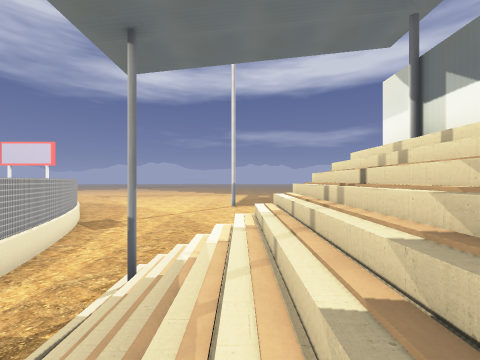
[1] (above)

24 first-person views from a walk through a level from a Godot 3-D game. The camera is 1.4 m above the floor, looks level and sees 90° across. The floor is counted in squares, 2 m on a side. Each view is taken from the middle of a square. On the plan, view 1 faces up. The plan holds only what a view shows up to about 9 squares ahead; the rest is blank. The place goes on beyond the plan. Some surface patterns are stand-ins.

[2]
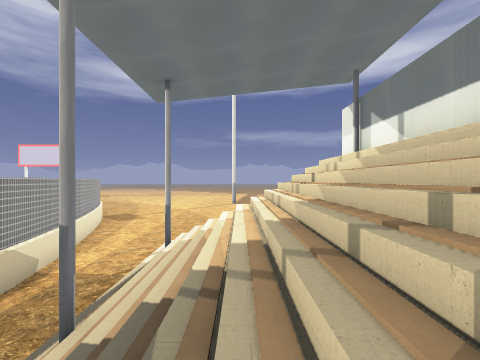

[3]
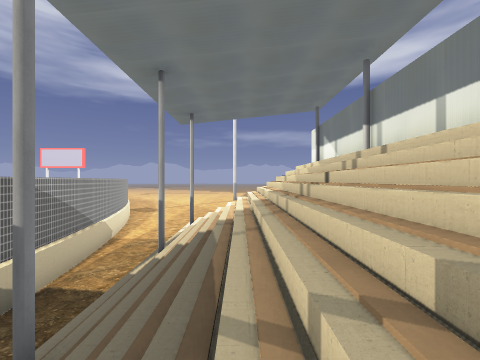

[4]
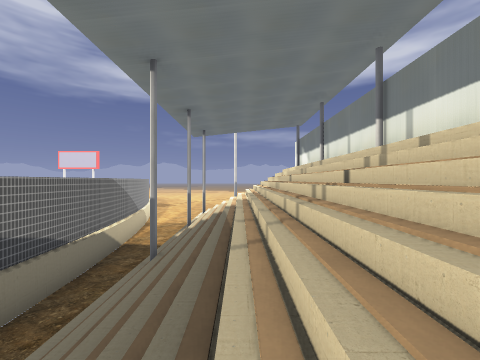

[5]
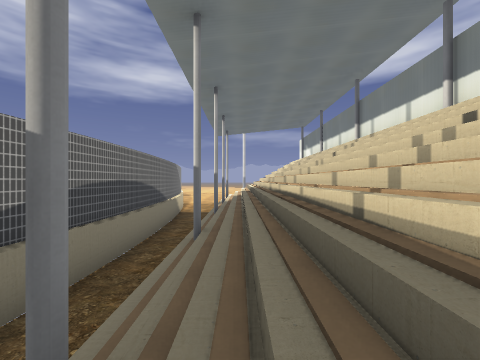

[6]
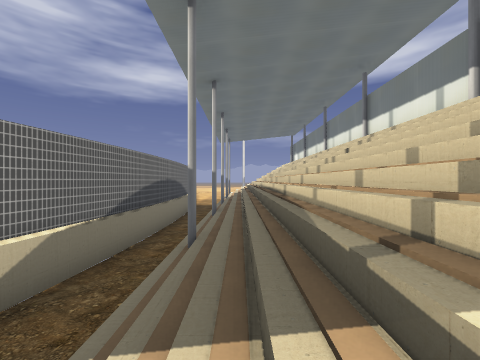

[7]
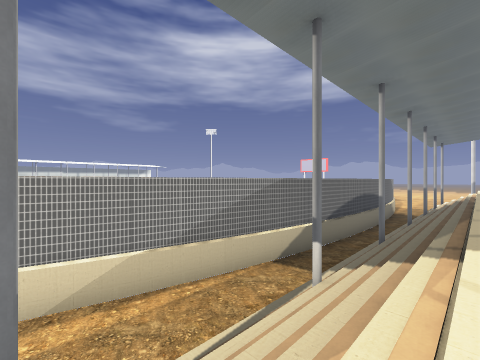

[8]
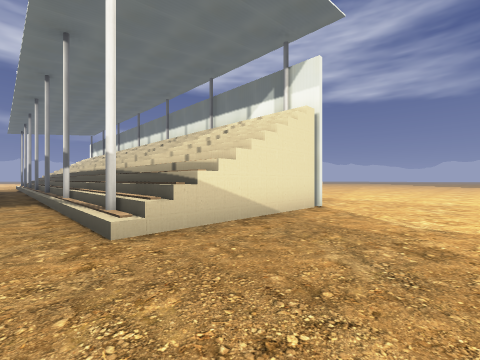

[9]
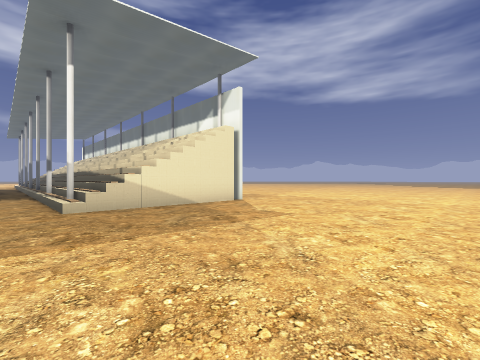

[10]
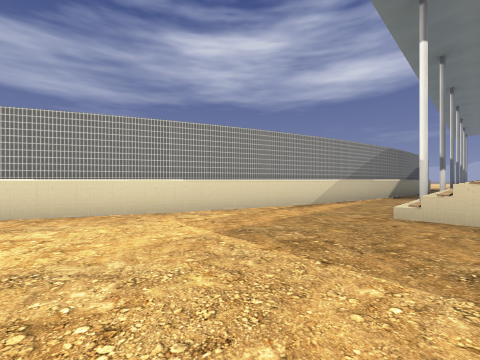

[11]
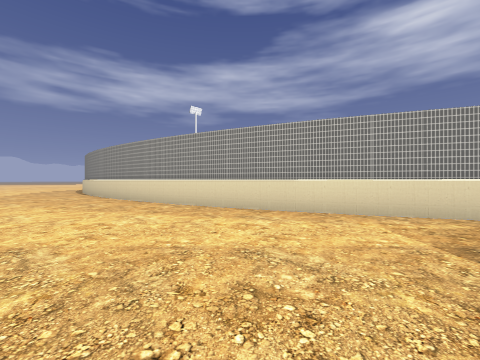

[12]
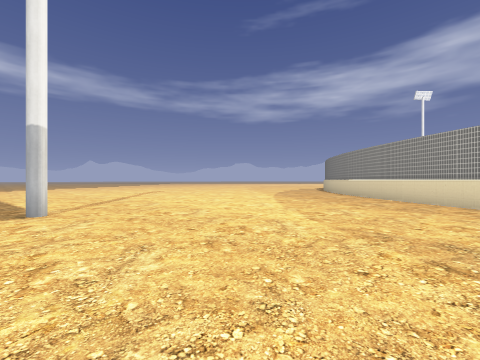

[13]
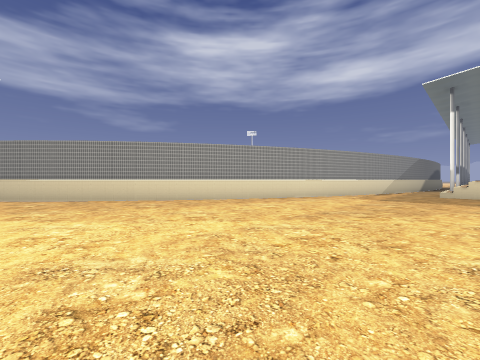

[14]
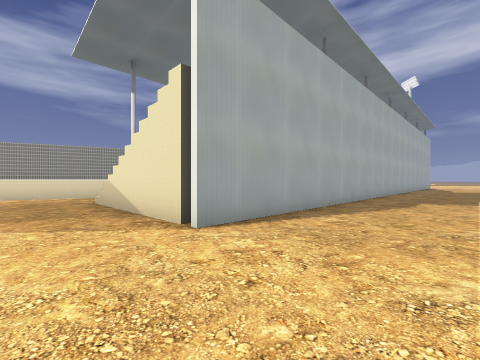

[15]
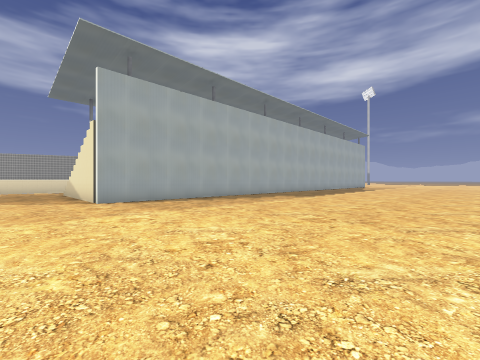

[16]
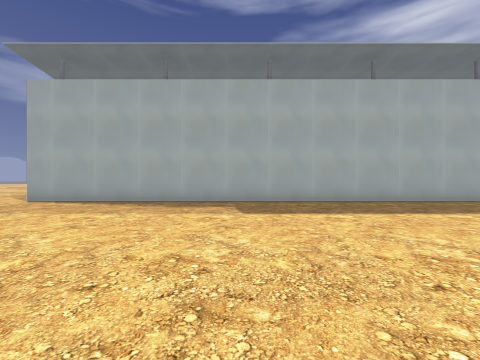

[17]
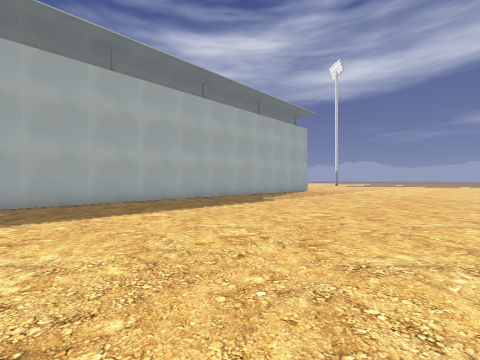

[18]
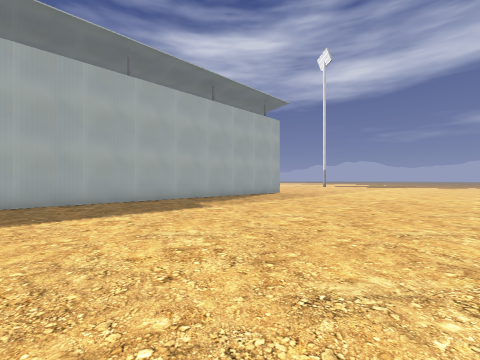

[19]
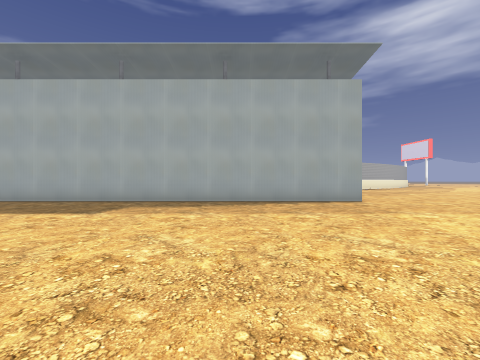

[20]
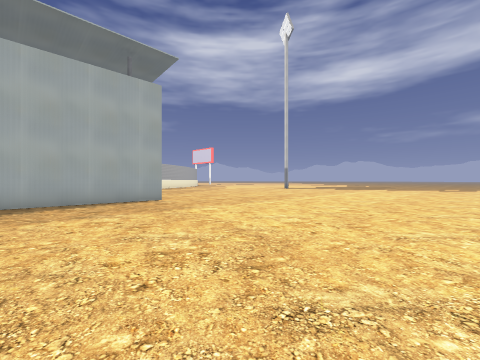

[21]
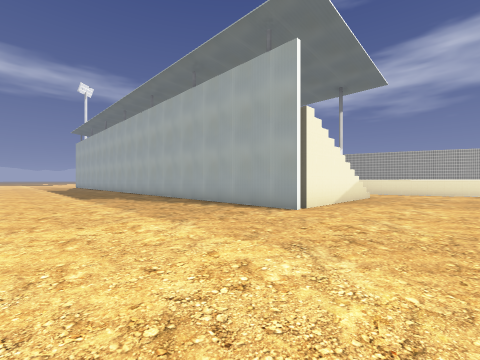

[22]
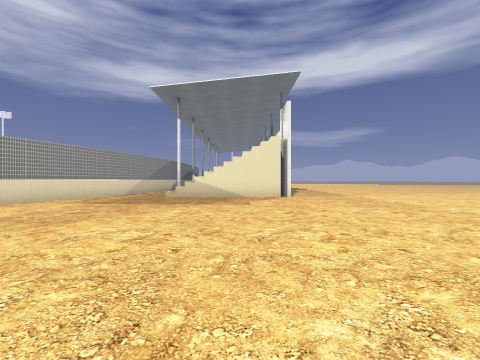

[23]
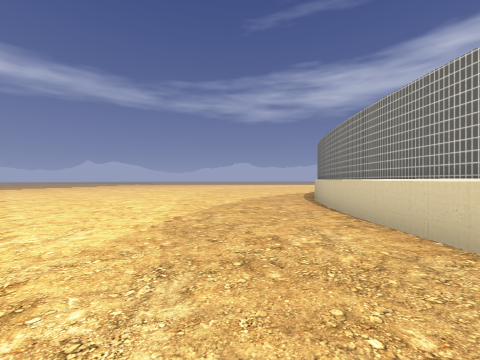

[24]
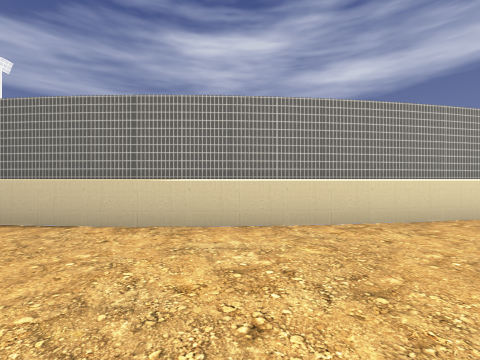

### Floor plan
Key: @ floor where view 1 was taken; # wall or solid block; . floor; / step, stairs or slope; = window, fence, low wall or low ledge; v drop or lower ground.
Columns run from 14 left of view 1 to 11 right of it. Each row starts with its distance up from view 1.
  8         #.................
  7         #.................
  6         #.................
  5         ##...///v.........
  4          #..#////#........
  3          #../////#........
  2          ##./////#........
  1           #./////#........
  0           #.=/@//#........
 -1           #./////#........
 -2           #./////#........
 -3           #.#////#........
 -4           #./////#........
 -5            #/////#........
 -6            #/////#........
 -7            #/////#........
 -8            #/////#........
 -9           #./////#........
-10           #.#////#........
-11           #./////#........
-12           #.//// #........
-13           #./////#........
-14           #.=////#........
-15          ##./////#........
-16          #../////#........
-17          #..#////#........
-18         ##..////v#........
-19         #.................
-20         #.................
-21         #...............
-22        #..............
-23        #...............
-24       #................
-25      ##............
-26     ##............
-27     #............
-28    ##...........
-29   ##...........
-30 ###............
-31 #............#.

Where each view was taken, in squares from view 1:
view 1: 0 up, 0 right, facing up
view 2: 2 down, 0 right, facing up
view 3: 5 down, 0 right, facing up
view 4: 8 down, 0 right, facing up
view 5: 11 down, 1 left, facing up
view 6: 14 down, 1 left, facing up
view 7: 17 down, 0 right, facing up-left
view 8: 21 down, 3 left, facing up-right
view 9: 24 down, 3 left, facing up-right
view 10: 23 down, 1 left, facing up-left
view 11: 23 down, 1 left, facing left
view 12: 25 down, 0 right, facing down-left
view 13: 30 down, 1 left, facing up-left
view 14: 20 down, 6 right, facing up-left
view 15: 20 down, 11 right, facing up-left
view 16: 11 down, 11 right, facing left
view 17: 9 down, 11 right, facing up-left
view 18: 6 down, 11 right, facing up-left
view 19: 1 up, 11 right, facing left
view 20: 1 up, 11 right, facing up-left
view 21: 8 up, 8 right, facing down-left
view 22: 28 down, 1 right, facing up
view 23: 28 down, 7 left, facing down-left
view 24: 31 down, 8 left, facing up-left
